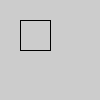
Frame 1 (no input)
Frame 60 (the mouse pressed at the canvas centre just before this capture): identical to frame 1, image omitted
Frame 120 (the mouse held since frame 60 and released just before this capture): identical to frame 1, image omitted

The Processing sketch that drew this single still picture (run headless with seeded random() and noise(); from frame 60 on, the mouse is pressed at the canvas centre):

// Processing sketch: sketch_9_4
// ── sketch_9_4.pde
float x1 = 20;
float y1 = 20;
float x2 = 50;
float y2 = 50;



void setup (){ 
  size(100,100);
  lines();
}

void draw (){
  
}

void lines (){
    line (x1, y1, x2, y1);
  line (x1, y1, x1, y2);
  line (x1, y2, x2, y2);
  line (x2, y1, x2, y2);
} 
